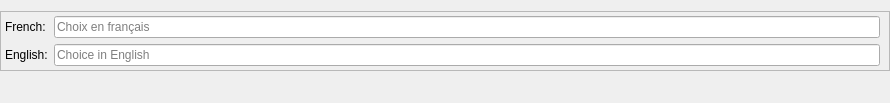
<?xml version="1.0" encoding="UTF-8"?>
<ui version="4.0">
 <class>ChoicePropertyEditor</class>
 <widget class="QWidget" name="ChoicePropertyEditor">
  <property name="geometry">
   <rect>
    <x>0</x>
    <y>0</y>
    <width>890</width>
    <height>97</height>
   </rect>
  </property>
  <property name="windowTitle">
   <string>Form</string>
  </property>
  <layout class="QVBoxLayout" name="verticalLayout">
   <property name="leftMargin">
    <number>0</number>
   </property>
   <property name="rightMargin">
    <number>0</number>
   </property>
   <item alignment="Qt::AlignTop">
    <widget class="QFrame" name="form_title_frame">
     <property name="sizePolicy">
      <sizepolicy hsizetype="Preferred" vsizetype="Fixed">
       <horstretch>0</horstretch>
       <verstretch>0</verstretch>
      </sizepolicy>
     </property>
     <property name="frameShape">
      <enum>QFrame::StyledPanel</enum>
     </property>
     <property name="frameShadow">
      <enum>QFrame::Raised</enum>
     </property>
     <property name="title" stdset="0">
      <bool>true</bool>
     </property>
     <layout class="QFormLayout" name="formLayout">
      <property name="leftMargin">
       <number>4</number>
      </property>
      <property name="topMargin">
       <number>4</number>
      </property>
      <property name="rightMargin">
       <number>9</number>
      </property>
      <property name="bottomMargin">
       <number>4</number>
      </property>
      <item row="0" column="0">
       <widget class="QLabel" name="label">
        <property name="text">
         <string>French:</string>
        </property>
       </widget>
      </item>
      <item row="0" column="1">
       <widget class="QLineEdit" name="choice_field_french">
        <property name="frame">
         <bool>true</bool>
        </property>
        <property name="placeholderText">
         <string>Choix en français</string>
        </property>
        <property name="title" stdset="0">
         <bool>true</bool>
        </property>
       </widget>
      </item>
      <item row="1" column="0">
       <widget class="QLabel" name="label_2">
        <property name="text">
         <string>English:</string>
        </property>
       </widget>
      </item>
      <item row="1" column="1">
       <widget class="QLineEdit" name="choice_field_english">
        <property name="placeholderText">
         <string>Choice in English</string>
        </property>
       </widget>
      </item>
     </layout>
    </widget>
   </item>
   <item>
    <widget class="QFrame" name="frame_description">
     <property name="sizePolicy">
      <sizepolicy hsizetype="Preferred" vsizetype="Fixed">
       <horstretch>0</horstretch>
       <verstretch>0</verstretch>
      </sizepolicy>
     </property>
     <property name="frameShape">
      <enum>QFrame::NoFrame</enum>
     </property>
     <property name="frameShadow">
      <enum>QFrame::Raised</enum>
     </property>
     <layout class="QVBoxLayout" name="verticalLayout_2">
      <property name="spacing">
       <number>15</number>
      </property>
      <property name="leftMargin">
       <number>6</number>
      </property>
      <property name="rightMargin">
       <number>15</number>
      </property>
      <property name="bottomMargin">
       <number>0</number>
      </property>
     </layout>
    </widget>
   </item>
   <item>
    <widget class="QFrame" name="frame">
     <property name="frameShape">
      <enum>QFrame::NoFrame</enum>
     </property>
     <property name="frameShadow">
      <enum>QFrame::Raised</enum>
     </property>
     <layout class="QHBoxLayout" name="horizontalLayout">
      <property name="spacing">
       <number>0</number>
      </property>
      <property name="leftMargin">
       <number>0</number>
      </property>
      <property name="topMargin">
       <number>0</number>
      </property>
      <property name="rightMargin">
       <number>0</number>
      </property>
      <property name="bottomMargin">
       <number>0</number>
      </property>
     </layout>
    </widget>
   </item>
  </layout>
 </widget>
 <resources/>
 <connections/>
</ui>
